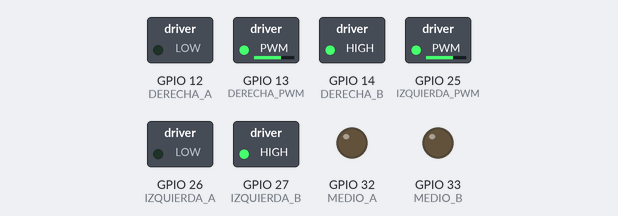
The program below on a simulated ESP32. On the bench: switched loads named in the program (green lamp = pin HIGH), output pins drawn as LEDs (lit = HIGH).

Above: at 0.05 s.
At 0.65 s:
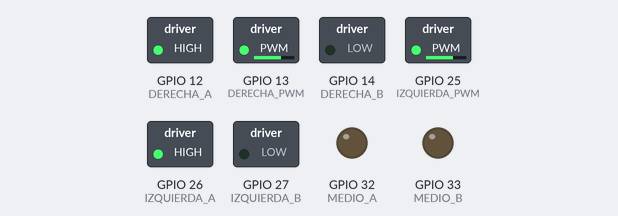
At 1.15 s:
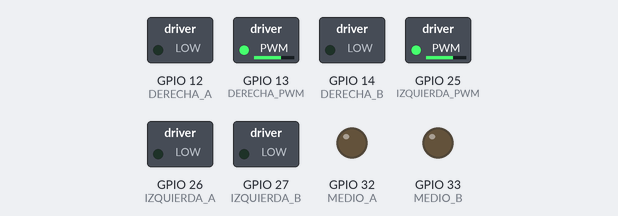
Timing chart, 0 to 3.0 s (numbered marks = the images above):
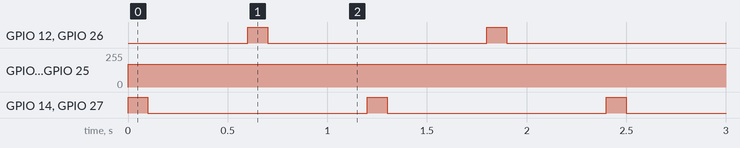

The program:

main.cpp
```cpp
/**
 * UnTref 2024
 * Diseño y Arquitectura de Sistemas de Computación
 *
 * Proyecto: FarmBot
 * Integrantes:
 *  -Balmelli Pérez Mateo
 *  -Di Leo, Tomás
 *  -Schnidrig Alejandro
 *
 * Docentes:
 *  -Fossati, Jorge
 *  -Moreno Fernández, Joaquín
 */

#include <Arduino.h>
#include "Motor.h"

Motor *motor = new Motor();

//Funciones de control de los motores
void avanzar()
{
    motor->avanzar();
}

void retroceder()
{
    motor->retroceder();
}

void parar()
{
    motor->parar();
}

void setup()
{
    Serial.begin(115200);

    motor->inicializar();
    parar();
}

void loop()
{
    avanzar();
    delay(100);
    parar();
    delay(500);

    parar();

    retroceder();
    delay(100);
    parar();
    delay(500);
}
```

Motor.h
```cpp
class Motor {

public:
    Motor();
    void inicializar();
    void avanzar();
    void retroceder();
    void parar();
};
```

Motor.cpp
```cpp
#include <Arduino.h>
#include "Motor.h"

#define DERECHA_A 12
#define DERECHA_B 14
#define DERECHA_PWM 13
#define IZQUIERDA_A 26
#define IZQUIERDA_B 27
#define IZQUIERDA_PWM 25
#define MEDIO_A 32
#define MEDIO_B 33

Motor::Motor() = default;

void Motor::inicializar() {
    pinMode(DERECHA_A, OUTPUT);
    pinMode(DERECHA_B, OUTPUT);
    pinMode(DERECHA_PWM, OUTPUT);
    pinMode(IZQUIERDA_A, OUTPUT);
    pinMode(IZQUIERDA_B, OUTPUT);
    pinMode(IZQUIERDA_PWM, OUTPUT);
    pinMode(MEDIO_A, OUTPUT);
    pinMode(MEDIO_B, OUTPUT);
}

void Motor::avanzar() {
    digitalWrite(DERECHA_A, LOW);
    digitalWrite(DERECHA_B, HIGH);
    digitalWrite(IZQUIERDA_A, LOW);
    digitalWrite(IZQUIERDA_B, HIGH);
    analogWrite(DERECHA_PWM, 170);
    analogWrite(IZQUIERDA_PWM, 170);
}

void Motor::retroceder() {
    digitalWrite(DERECHA_A, HIGH);
    digitalWrite(DERECHA_B, LOW);
    digitalWrite(IZQUIERDA_A, HIGH);
    digitalWrite(IZQUIERDA_B, LOW);
    analogWrite(DERECHA_PWM, 170);
    analogWrite(IZQUIERDA_PWM, 170);
}

void Motor::parar() {
    digitalWrite(DERECHA_A, LOW);
    digitalWrite(DERECHA_B, LOW);
    digitalWrite(IZQUIERDA_A, LOW);
    digitalWrite(IZQUIERDA_B, LOW);
    digitalWrite(MEDIO_A, LOW);
    digitalWrite(MEDIO_B, LOW);
}
```

add.cpp
```cpp
#pragma once

int add(int a, int b){return a + b;}
```

Measured:
- by itself, GPIO 12 (DERECHA_A), GPIO 14 (DERECHA_B), GPIO 26 (IZQUIERDA_A), GPIO 27 (IZQUIERDA_B): alternates HIGH for 0.10 s and LOW for 1.1 s
- by itself, GPIO 13 (DERECHA_PWM), GPIO 25 (IZQUIERDA_PWM): 0/255 → 170/255 at 0.00 s
